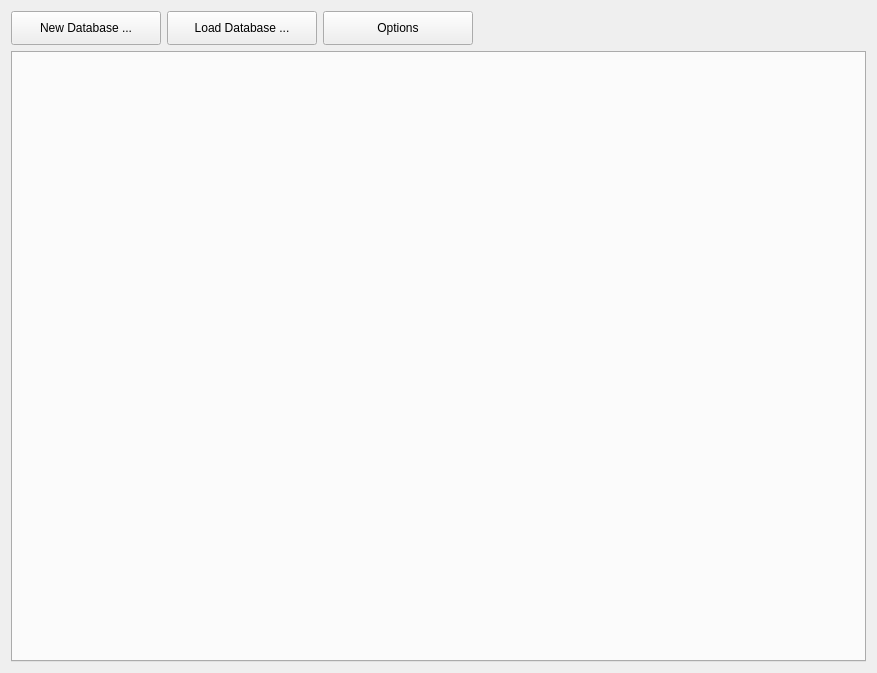
<?xml version="1.0" encoding="UTF-8"?>
<ui version="4.0">
 <class>mainDialog</class>
 <widget class="QWidget" name="mainDialog">
  <property name="geometry">
   <rect>
    <x>0</x>
    <y>0</y>
    <width>877</width>
    <height>673</height>
   </rect>
  </property>
  <property name="sizePolicy">
   <sizepolicy hsizetype="Expanding" vsizetype="Expanding">
    <horstretch>0</horstretch>
    <verstretch>0</verstretch>
   </sizepolicy>
  </property>
  <property name="windowTitle">
   <string/>
  </property>
  <property name="accessibleName">
   <string/>
  </property>
  <layout class="QVBoxLayout" name="verticalLayout">
   <item>
    <layout class="QVBoxLayout" name="dialogLayout">
     <property name="sizeConstraint">
      <enum>QLayout::SetMaximumSize</enum>
     </property>
     <item>
      <layout class="QHBoxLayout" name="buttonLayout">
       <item>
        <widget class="QPushButton" name="newDbButton">
         <property name="sizePolicy">
          <sizepolicy hsizetype="Fixed" vsizetype="Fixed">
           <horstretch>0</horstretch>
           <verstretch>0</verstretch>
          </sizepolicy>
         </property>
         <property name="minimumSize">
          <size>
           <width>150</width>
           <height>34</height>
          </size>
         </property>
         <property name="text">
          <string>New Database ...</string>
         </property>
        </widget>
       </item>
       <item>
        <widget class="QPushButton" name="loadDbButton">
         <property name="minimumSize">
          <size>
           <width>150</width>
           <height>34</height>
          </size>
         </property>
         <property name="text">
          <string>Load Database ...</string>
         </property>
        </widget>
       </item>
       <item>
        <widget class="QPushButton" name="optionsButton">
         <property name="minimumSize">
          <size>
           <width>150</width>
           <height>34</height>
          </size>
         </property>
         <property name="text">
          <string>Options</string>
         </property>
        </widget>
       </item>
       <item>
        <spacer name="horizontalSpacer">
         <property name="orientation">
          <enum>Qt::Horizontal</enum>
         </property>
         <property name="sizeHint" stdset="0">
          <size>
           <width>40</width>
           <height>20</height>
          </size>
         </property>
        </spacer>
       </item>
      </layout>
     </item>
     <item>
      <widget class="QTabWidget" name="tabview">
       <property name="tabPosition">
        <enum>QTabWidget::West</enum>
       </property>
       <property name="tabShape">
        <enum>QTabWidget::Rounded</enum>
       </property>
       <property name="currentIndex">
        <number>-1</number>
       </property>
      </widget>
     </item>
    </layout>
   </item>
  </layout>
 </widget>
 <resources/>
 <connections/>
</ui>
